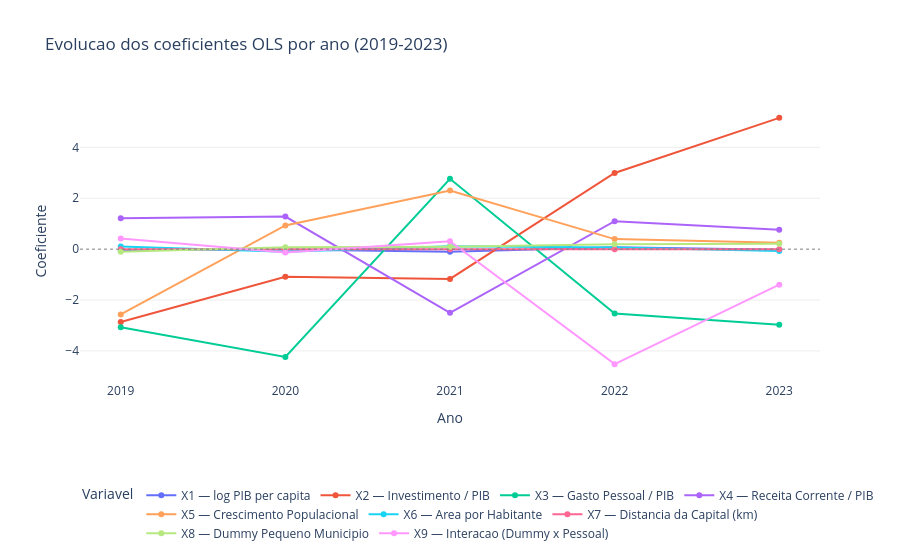

Here is the notebook cell this chart was saved with:
### Code cell
# Grafico: evolucao dos coeficientes por ano
coef_long = res_ano_df[['Ano'] + VARIAVEIS_X].melt(id_vars='Ano', var_name='variavel', value_name='coef')
coef_long['variavel'] = coef_long['variavel'].map(ROTULOS_X)

fig_coef = px.line(
    coef_long, x='Ano', y='coef', color='variavel', markers=True,
    title='Evolucao dos coeficientes OLS por ano (2019-2023)',
    labels={'coef': 'Coeficiente', 'variavel': 'Variavel'},
)
fig_coef.add_hline(y=0, line_dash='dot', line_color='gray', line_width=1)
fig_coef.update_xaxes(tickmode='linear', dtick=1)
fig_coef.update_layout(plot_bgcolor='white', yaxis=dict(gridcolor='#eeeeee'),
                       legend=dict(orientation='h', y=-0.35, x=0))
fig_coef.show()

### Figure 1 — Plotly figure (JSON) as saved in the notebook; plotly's stock layout.template omitted (floating-point values rounded to 4 significant figures)
{"data": [{"hovertemplate": "Variavel=X1 — log PIB per capita<br>Ano=%{x}<br>Coeficiente=%{y}<extra></extra>", "legendgroup": "X1 — log PIB per capita", "line": {"color": "#636efa", "dash": "solid"}, "marker": {"symbol": "circle"}, "mode": "lines+markers", "name": "X1 — log PIB per capita", "orientation": "v", "showlegend": true, "type": "scatter", "x": [2019, 2020, 2021, 2022, 2023], "xaxis": "x", "y": [-0.0338, -0.009, -0.1054, 0.0743, -0.0209], "yaxis": "y"}, {"hovertemplate": "Variavel=X2 — Investimento / PIB<br>Ano=%{x}<br>Coeficiente=%{y}<extra></extra>", "legendgroup": "X2 — Investimento / PIB", "line": {"color": "#EF553B", "dash": "solid"}, "marker": {"symbol": "circle"}, "mode": "lines+markers", "name": "X2 — Investimento / PIB", "orientation": "v", "showlegend": true, "type": "scatter", "x": [2019, 2020, 2021, 2022, 2023], "xaxis": "x", "y": [-2.861, -1.088, -1.168, 2.995, 5.16], "yaxis": "y"}, {"hovertemplate": "Variavel=X3 — Gasto Pessoal / PIB<br>Ano=%{x}<br>Coeficiente=%{y}<extra></extra>", "legendgroup": "X3 — Gasto Pessoal / PIB", "line": {"color": "#00cc96", "dash": "solid"}, "marker": {"symbol": "circle"}, "mode": "lines+markers", "name": "X3 — Gasto Pessoal / PIB", "orientation": "v", "showlegend": true, "type": "scatter", "x": [2019, 2020, 2021, 2022, 2023], "xaxis": "x", "y": [-3.066, -4.237, 2.764, -2.532, -2.972], "yaxis": "y"}, {"hovertemplate": "Variavel=X4 — Receita Corrente / PIB<br>Ano=%{x}<br>Coeficiente=%{y}<extra></extra>", "legendgroup": "X4 — Receita Corrente / PIB", "line": {"color": "#ab63fa", "dash": "solid"}, "marker": {"symbol": "circle"}, "mode": "lines+markers", "name": "X4 — Receita Corrente / PIB", "orientation": "v", "showlegend": true, "type": "scatter", "x": [2019, 2020, 2021, 2022, 2023], "xaxis": "x", "y": [1.218, 1.281, -2.501, 1.099, 0.7652], "yaxis": "y"}, {"hovertemplate": "Variavel=X5 — Crescimento Populacional<br>Ano=%{x}<br>Coeficiente=%{y}<extra></extra>", "legendgroup": "X5 — Crescimento Populacional", "line": {"color": "#FFA15A", "dash": "solid"}, "marker": {"symbol": "circle"}, "mode": "lines+markers", "name": "X5 — Crescimento Populacional", "orientation": "v", "showlegend": true, "type": "scatter", "x": [2019, 2020, 2021, 2022, 2023], "xaxis": "x", "y": [-2.567, 0.9313, 2.301, 0.3945, 0.2497], "yaxis": "y"}, {"hovertemplate": "Variavel=X6 — Area por Habitante<br>Ano=%{x}<br>Coeficiente=%{y}<extra></extra>", "legendgroup": "X6 — Area por Habitante", "line": {"color": "#19d3f3", "dash": "solid"}, "marker": {"symbol": "circle"}, "mode": "lines+markers", "name": "X6 — Area por Habitante", "orientation": "v", "showlegend": true, "type": "scatter", "x": [2019, 2020, 2021, 2022, 2023], "xaxis": "x", "y": [0.109, -0.098, 0.1175, 0.065, -0.0732], "yaxis": "y"}, {"hovertemplate": "Variavel=X7 — Distancia da Capital (km)<br>Ano=%{x}<br>Coeficiente=%{y}<extra></extra>", "legendgroup": "X7 — Distancia da Capital (km)", "line": {"color": "#FF6692", "dash": "solid"}, "marker": {"symbol": "circle"}, "mode": "lines+markers", "name": "X7 — Distancia da Capital (km)", "orientation": "v", "showlegend": true, "type": "scatter", "x": [2019, 2020, 2021, 2022, 2023], "xaxis": "x", "y": [0.0001, 0.0001, 0.0003, -0.0007, 0.0004], "yaxis": "y"}, {"hovertemplate": "Variavel=X8 — Dummy Pequeno Municipio<br>Ano=%{x}<br>Coeficiente=%{y}<extra></extra>", "legendgroup": "X8 — Dummy Pequeno Municipio", "line": {"color": "#B6E880", "dash": "solid"}, "marker": {"symbol": "circle"}, "mode": "lines+markers", "name": "X8 — Dummy Pequeno Municipio", "orientation": "v", "showlegend": true, "type": "scatter", "x": [2019, 2020, 2021, 2022, 2023], "xaxis": "x", "y": [-0.0969, 0.0792, 0.0902, 0.1919, 0.208], "yaxis": "y"}, {"hovertemplate": "Variavel=X9 — Interacao (Dummy x Pessoal)<br>Ano=%{x}<br>Coeficiente=%{y}<extra></extra>", "legendgroup": "X9 — Interacao (Dummy x Pessoal)", "line": {"color": "#FF97FF", "dash": "solid"}, "marker": {"symbol": "circle"}, "mode": "lines+markers", "name": "X9 — Interacao (Dummy x Pessoal)", "orientation": "v", "showlegend": true, "type": "scatter", "x": [2019, 2020, 2021, 2022, 2023], "xaxis": "x", "y": [0.4169, -0.1287, 0.3125, -4.519, -1.395], "yaxis": "y"}], "layout": {"legend": {"orientation": "h", "title": {"text": "Variavel"}, "tracegroupgap": 0, "x": 0, "y": -0.35}, "plot_bgcolor": "white", "shapes": [{"line": {"color": "gray", "dash": "dot", "width": 1}, "type": "line", "x0": 0, "x1": 1, "xref": "x domain", "y0": 0, "y1": 0, "yref": "y"}], "title": {"text": "Evolucao dos coeficientes OLS por ano (2019-2023)"}, "xaxis": {"anchor": "y", "domain": [0, 1], "dtick": 1, "tickmode": "linear", "title": {"text": "Ano"}}, "yaxis": {"anchor": "x", "domain": [0, 1], "gridcolor": "#eeeeee", "title": {"text": "Coeficiente"}}}}
